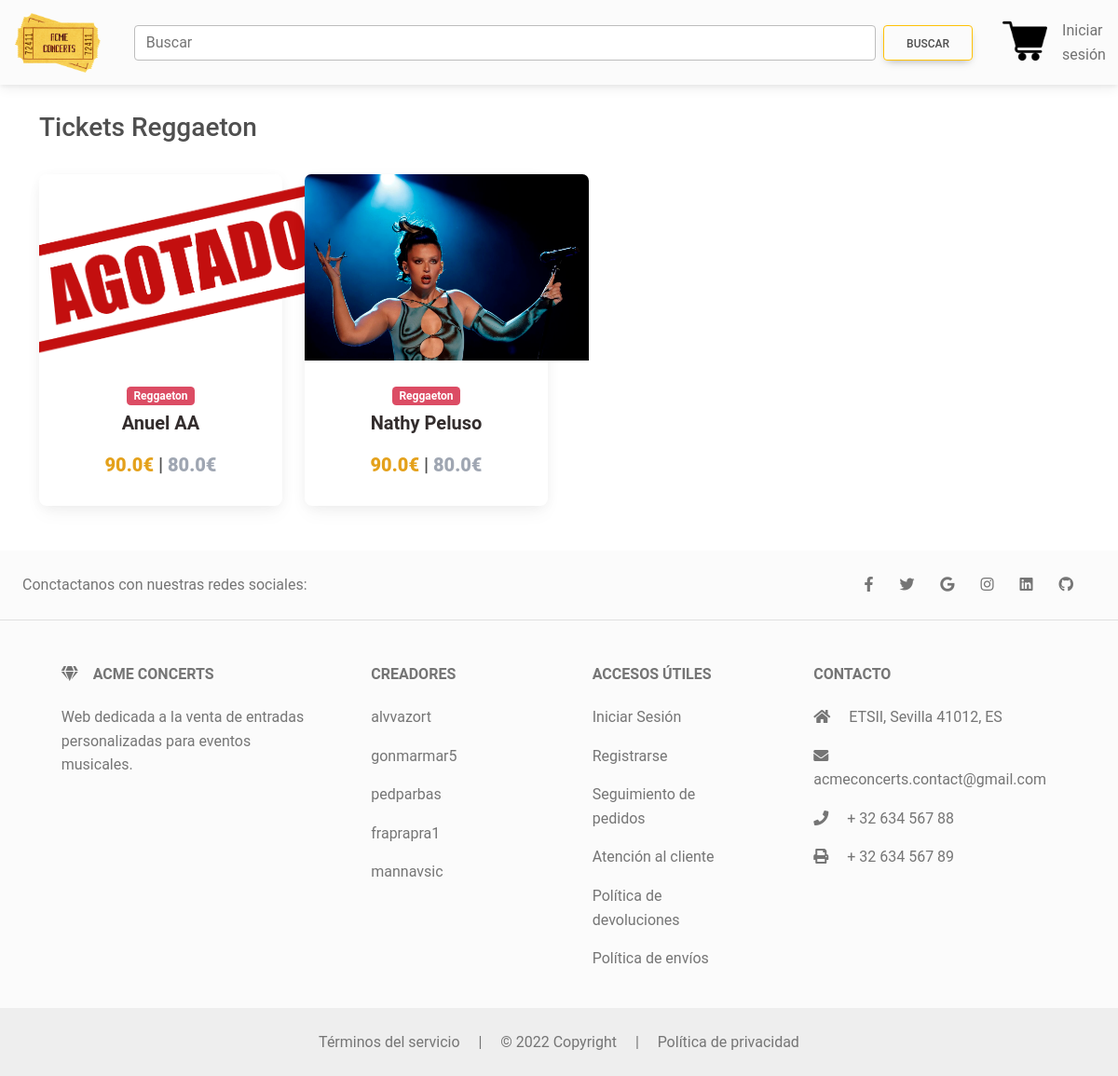
Page /reggaeton on the committed database.
### main/models.py (models this page shows, shortened)
class Ticket(models.Model):
    ordering = ['-slug']
    title = models.CharField(max_length=100)
    price = models.FloatField()
    price_customized = models.FloatField()
    location= models.CharField(max_length=100, default="No definido")
    category = models.CharField(choices=CATEGORY, max_length=2)
    slug = models.SlugField()
    description = models.TextField()
    image = models.ImageField(upload_to= 'images/tickets/')
    date = models.DateTimeField()
    stock = models.PositiveIntegerField(default=10)
    def get_absolute_url(self):
        return reverse("main:ticket", kwargs={
            'slug': self.slug
        })

### main/views.py (the view)
# urls.py: path('reggaeton', views.products_reggaeton, name='reggaeton'),
def products_reggaeton(request):
    context = {
        'items': Ticket.objects.filter(category = 'Rg'),
        "MEDIA_URL" : settings.MEDIA_URL,
        "categoria" : "Reggaeton"
    }
    return render(request, "categorias.html", context)

### main/templates/categorias.html
{% extends "base.html" %}
{% block content %}
<main>
    <div class="container">
        <h3>Tickets {{categoria}}</h3>
        <br>
      <section class="text-center mb-4">
        <div class="row wow fadeIn">
            {% for ticket in items %}
                <div class="col-lg-3 col-md-6 mb-4">
                    <div class="card">
                        <div class="view overlay">
                        {% if ticket.stock == 0 %}
                            <img src="/resources/images/agotado.png" style="object-fit: cover; width: 305px;height: 200px;" class="card-img-top">
                            <a href="{{ticket.get_absolute_url}}">
                                <div class="mask rgba-white-slight"></div>
                            </a>
                            {% else %}
                            <img src="{{MEDIA_URL}}{{ticket.image}}" style="object-fit: cover; width: 305px;height: 200px;" class="card-img-top">
                            <a href="{{ticket.get_absolute_url}}">
                                <div class="mask rgba-white-slight"></div>
                            </a>
                        {% endif %}
                        </div>
                        <div class="card-body text-center">
                            <a href="">
                                <span class="badge bg-danger text-white mr-1">{{ticket.get_category_display}}</span>
                            </a>
                                <h5>
                                    <a href="{{ticket.get_absolute_url }}" >
                                        <span class="badge badge-pill text-dark"><h5><strong>{{ticket.title}} </strong></h5></span>
                                    </a>
                                </h5>
                            <h5 >
                            <strong>
                                {% if ticket.price %}
                                <span><b class="text-warning"> {{ ticket.price_customized }}€</b></span>
                                |
                                <span class="text-secondary mr-1">
                                    <b>{{ ticket.price }}€</b>
                                </span>
                                {% else %}
                                <span>{{ ticket.price_customized }}€</span>
                                {% endif %}
                            </strong>
                            </h5>
                        </div>
                    </div>
                </div>
            {% endfor %}
        </div>
      </section>
    </div>
</main>
{% endblock content %}

### rows in the picture
Ticket: stock 0 (drawn), category "Reggaeton", title "Anuel AA", price_customized "90.0", price "80.0"
Ticket: image (picture), category "Reggaeton", title "Nathy Peluso", price_customized "90.0", price "80.0"

### other values in the picture
{{ categoria }} "Reggaeton"
